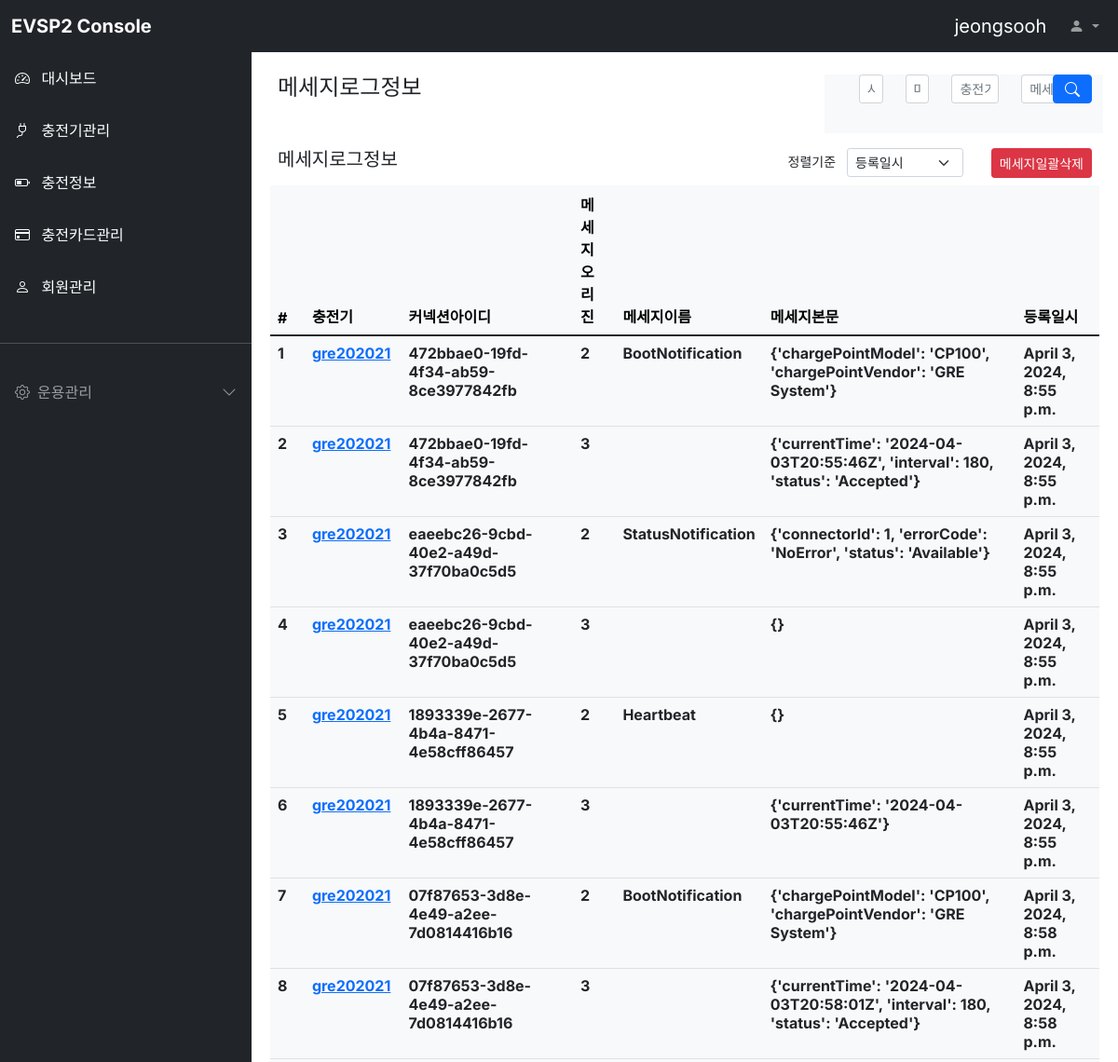
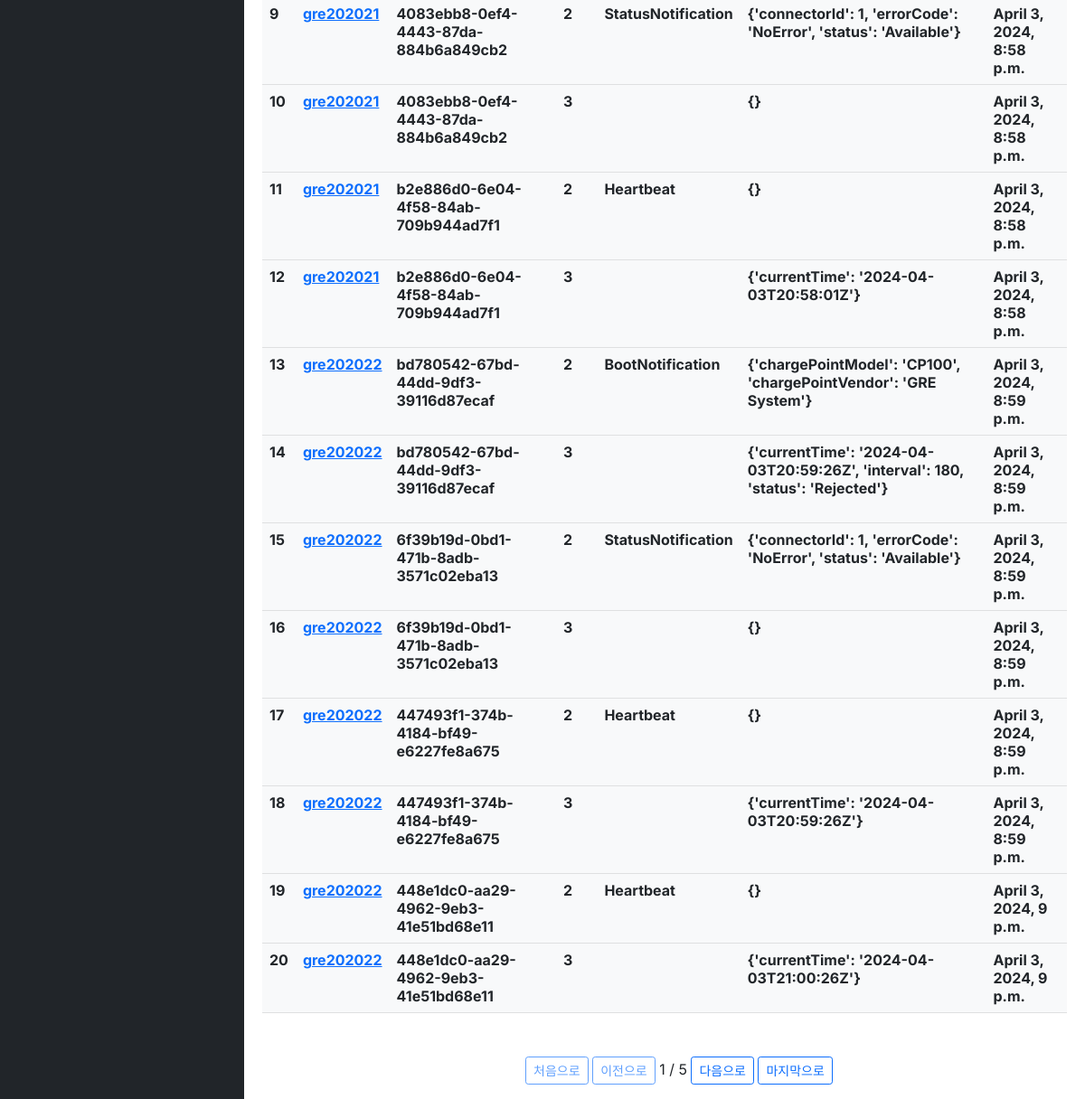
Screenshot of /ocpp/ (signed in) with the database file from the repository (2 pictures, top to bottom).
### ocpp/models.py (models this page shows, shortened)
class Ocpp(models.Model):
  cpnumber = models.CharField(max_length=128, verbose_name='충전기번호')
  msg_direction = models.IntegerField(verbose_name='메세지오리진')
  msg_name = models.CharField(max_length=128, verbose_name='메세지이름')
  msg_content = models.TextField(verbose_name='메세지본문')
  connection_id = models.CharField(max_length=128, verbose_name='커넥션아이디')
  register_dttm = models.DateTimeField(auto_now_add=True, verbose_name='등록일시')
  class Meta:
    db_table = 'evsp2_ocpp'
    verbose_name = '메세지정보'
    verbose_name_plural = '메세지정보'

### ocpp/views.py (the view)
# urls.py: path('', views.OcppList.as_view()),
class OcppList(ListView):
  model = Ocpp
  template_name='ocpp.html'
  context_object_name = 'ocppList'
  paginate_by = 20
  queryset = Ocpp.objects.all()
  def get_queryset(self):
    queryset = Ocpp.objects.all()
    self.filterset = OcppFilter(self.request.GET, queryset=queryset)
    return self.filterset.qs
  def get_context_data(self, **kwargs):
    context = super().get_context_data(**kwargs)
    user_id = self.request.session['user']
    context['loginuser'] = user_id
    context['form'] = self.filterset.form
    return context

### cpinfo/templatetags/infolist_extras.py (called while the page is built)
@register.simple_tag
def my_url(value, field_name, urlencode=None):
  url = '?{}={}'.format(field_name, value)
  if urlencode is not None:
    querystring = urlencode.split('&')
    filtered_querystring = filter(lambda p: p.split('=')[0]!=field_name, querystring)
    encoded_querystring = '&'.join(filtered_querystring)
    url = '{}&{}'.format(url, encoded_querystring)
  return url

### ocpp/templates/ocpp.html (shortened to what this page needs)
{% extends "base.html" %}
{% block head %}
<link rel="stylesheet" href="//code.jquery.com/ui/1.13.2/themes/base/jquery-ui.css">
{% endblock %}
{% block contents %}
<div class="row mt-3 mx-3">
  <div class="col-md-8 fw-bold"><h4>메세지로그정보</h4></div>
  <div class="col-md-4 bg-light">
    <form action="" method="get">
      <div class="row justify-content-end">
        <div class="form-group mb-3 col-md-2" id="datepicker1">
          <input type="{{ form.register_dttm__gte.field.widget.input_type }}" id="{{ form.register_dttm__gte.id_for_label }}"
            name="{{ form.register_dttm__gte.name }}" class="form-control form-control-sm" placeholder="시작일" />
        </div>
        <div class="form-group mb-3 col-md-2" id="datepicker2">
          <input type="{{ form.register_dttm__lte.field.widget.input_type }}" id="{{ form.register_dttm__lte.id_for_label }}"
            name="{{ form.register_dttm__lte.name }}" class="form-control form-control-sm" placeholder="마지막날" />
        </div>
        <div class="form-group mb-3 col-md-3 d-grid justify-content-md-end">
          <input type="{{ form.cpnumber.field.widget.input_type }}" id="{{ form.cpnumber.id_for_label }}"
            name="{{ form.cpnumber.name }}" class="form-control form-control-sm" placeholder="충전기번호" />
        </div>
        <div class="form-group mb-3 col-md-3">
          <input type="{{ form.msg_name.field.widget.input_type }}" id="{{ form.msg_name.id_for_label }}"
            name="{{ form.msg_name.name }}" class="form-control form-control-sm" placeholder="메세지이름" />
        </div>
        <div class="form-group mb-3 col-md-1 d-grid justify-content-md-end">
          <button class="btn btn-primary" type="submit" id="button-addon2">
            <i class="bi bi-search"></i>
          </button>
        </div>
      </div>
    </form>
  </div>
</div>
<div class="row mt-3 mx-3">
  <div class="col-md-7 fw-bold"><h5>메세지로그정보</h5></div>
  <div class="col-md-3">
    <div class="row justify-content-end">
      <label class="col form-select-sm text-end">정렬기준</label>
      <select class="col form-select form-select-sm" aria-label="Default select example">
        <option selected>등록일시</option>
      </select>
    </div>
  </div>
  <div id="deleteAll" class="col-md-2 d-grid justify-content-md-end">
    <button class="btn btn-danger btn-sm" type="submit">
      메세지일괄삭제
    </button>
  </div>
</div>
<div class="row mt-2 mx-2">
  <div class="col-12">
    {% load infolist_extras %}
    <table class="table table-light">
      <thead class="thead-light">
        <tr>
          <th scope="col">#</th>
          <th scope="col">충전기</th>
          <th scope="col">커넥션아이디</th>
          <th scope="col">메세지오리진</th>
          <th scope="col">메세지이름</th>
          <th scope="col">메세지본문</th>
          <th scope="col">등록일시</th>
        </tr>
      </thead>
      <tbody class="text-dark">
        {% for msgloginfo in ocppList %}
        <tr>
          <th scope="row">{{ msgloginfo.id }}</th>
          <th><a href="/charginginfo/{{ charginginfo.id }}">{{ msgloginfo.cpnumber }}</a></th>
          <th>{{ msgloginfo.connection_id }}</th>
          <th>{{ msgloginfo.msg_direction }}</th>
          <th>{{ msgloginfo.msg_name }}</th>
          <th>{{ msgloginfo.msg_content }}</th>
          <th>{{ msgloginfo.register_dttm }}</th>
        </tr>
        {% endfor %}
      </tbody>
    </table>
    <div class="pagination justify-content-center mt-5">
      <ul class="step-links">
        {% if page_obj.has_previous %}
        <a class="btn btn-sm btn-outline-primary" href="{% my_url 1 'page' request.GET.urlencode %}">처음으로</a>
        <a class="btn btn-sm btn-outline-primary" href="{% my_url page_obj.previous_page_number 'page' request.GET.urlencode %}">이전으로</a>
        {% else %}
        <a class="btn btn-sm btn-outline-primary disabled" href="#">처음으로</a>
        <a class="btn btn-sm btn-outline-primary disabled" href="#">이전으로</a>
        {% endif %}
      <span class="current">
        {{ page_obj.number }} / {{ page_obj.paginator.num_pages }}
      </span>
        {% if page_obj.has_next %}
        <a class="btn btn-sm btn-outline-primary" href="{% my_url page_obj.next_page_number 'page' request.GET.urlencode %}">다음으로</a>
        <a class="btn btn-sm btn-outline-primary" href="{% my_url page_obj.paginator.num_pages 'page' request.GET.urlencode %}">마지막으로</a>
        {% else %}
        <a class="btn btn-sm btn-outline-primary disabled" href="#">다음으로</a>
        <a class="btn btn-sm btn-outline-primary disabled" href="#">마지막으로</a>
        {% endif %}
      </ul>
    </div>
  </div>
</div>
{% endblock %}

### static/style.css (style rules this page uses)
body, button { font-family: "Inter", sans-serif; }
:root { --offcanvas-width: 270px; --topNavbarHeight: 56px; }
@media (min-width: 992px) { body { overflow: auto !important; } }

### rows the page displays
Ocpp: id "1", cpnumber "gre202021", connection_id "472bbae0-19fd-4f34-ab59-8ce3977842fb", msg_direction "2", msg_name "BootNotification", msg_content "{'chargePointModel': 'CP100', 'chargePointVendor': 'GRE System'}", register_dttm "April 3, 2024, 8:55 p.m."
Ocpp: id "2", cpnumber "gre202021", connection_id "472bbae0-19fd-4f34-ab59-8ce3977842fb", msg_direction "3", msg_content "{'currentTime': '2024-04-03T20:55:46Z', 'interval': 180, 'status': 'Accepted'}", register_dttm "April 3, 2024, 8:55 p.m."
Ocpp: id "3", cpnumber "gre202021", connection_id "eaeebc26-9cbd-40e2-a49d-37f70ba0c5d5", msg_direction "2", msg_name "StatusNotification", msg_content "{'connectorId': 1, 'errorCode': 'NoError', 'status': 'Available'}", register_dttm "April 3, 2024, 8:55 p.m."
Ocpp: id "4", cpnumber "gre202021", connection_id "eaeebc26-9cbd-40e2-a49d-37f70ba0c5d5", msg_direction "3", msg_content "{}", register_dttm "April 3, 2024, 8:55 p.m."
Ocpp: id "5", cpnumber "gre202021", connection_id "1893339e-2677-4b4a-8471-4e58cff86457", msg_direction "2", msg_name "Heartbeat", msg_content "{}", register_dttm "April 3, 2024, 8:55 p.m."
Ocpp: id "6", cpnumber "gre202021", connection_id "1893339e-2677-4b4a-8471-4e58cff86457", msg_direction "3", msg_content "{'currentTime': '2024-04-03T20:55:46Z'}", register_dttm "April 3, 2024, 8:55 p.m."
Ocpp: id "7", cpnumber "gre202021", connection_id "07f87653-3d8e-4e49-a2ee-7d0814416b16", msg_direction "2", msg_name "BootNotification", msg_content "{'chargePointModel': 'CP100', 'chargePointVendor': 'GRE System'}", register_dttm "April 3, 2024, 8:58 p.m."
Ocpp: id "8", cpnumber "gre202021", connection_id "07f87653-3d8e-4e49-a2ee-7d0814416b16", msg_direction "3", msg_content "{'currentTime': '2024-04-03T20:58:01Z', 'interval': 180, 'status': 'Accepted'}", register_dttm "April 3, 2024, 8:58 p.m."
Ocpp: id "9", cpnumber "gre202021", connection_id "4083ebb8-0ef4-4443-87da-884b6a849cb2", msg_direction "2", msg_name "StatusNotification", msg_content "{'connectorId': 1, 'errorCode': 'NoError', 'status': 'Available'}", register_dttm "April 3, 2024, 8:58 p.m."
Ocpp: id "10", cpnumber "gre202021", connection_id "4083ebb8-0ef4-4443-87da-884b6a849cb2", msg_direction "3", msg_content "{}", register_dttm "April 3, 2024, 8:58 p.m."
Ocpp: id "11", cpnumber "gre202021", connection_id "b2e886d0-6e04-4f58-84ab-709b944ad7f1", msg_direction "2", msg_name "Heartbeat", msg_content "{}", register_dttm "April 3, 2024, 8:58 p.m."
Ocpp: id "12", cpnumber "gre202021", connection_id "b2e886d0-6e04-4f58-84ab-709b944ad7f1", msg_direction "3", msg_content "{'currentTime': '2024-04-03T20:58:01Z'}", register_dttm "April 3, 2024, 8:58 p.m."
Ocpp: id "13", cpnumber "gre202022", connection_id "bd780542-67bd-44dd-9df3-39116d87ecaf", msg_direction "2", msg_name "BootNotification", msg_content "{'chargePointModel': 'CP100', 'chargePointVendor': 'GRE System'}", register_dttm "April 3, 2024, 8:59 p.m."
Ocpp: id "14", cpnumber "gre202022", connection_id "bd780542-67bd-44dd-9df3-39116d87ecaf", msg_direction "3", msg_content "{'currentTime': '2024-04-03T20:59:26Z', 'interval': 180, 'status': 'Rejected'}", register_dttm "April 3, 2024, 8:59 p.m."
Ocpp: id "15", cpnumber "gre202022", connection_id "6f39b19d-0bd1-471b-8adb-3571c02eba13", msg_direction "2", msg_name "StatusNotification", msg_content "{'connectorId': 1, 'errorCode': 'NoError', 'status': 'Available'}", register_dttm "April 3, 2024, 8:59 p.m."
Ocpp: id "16", cpnumber "gre202022", connection_id "6f39b19d-0bd1-471b-8adb-3571c02eba13", msg_direction "3", msg_content "{}", register_dttm "April 3, 2024, 8:59 p.m."
Ocpp: id "17", cpnumber "gre202022", connection_id "447493f1-374b-4184-bf49-e6227fe8a675", msg_direction "2", msg_name "Heartbeat", msg_content "{}", register_dttm "April 3, 2024, 8:59 p.m."
Ocpp: id "18", cpnumber "gre202022", connection_id "447493f1-374b-4184-bf49-e6227fe8a675", msg_direction "3", msg_content "{'currentTime': '2024-04-03T20:59:26Z'}", register_dttm "April 3, 2024, 8:59 p.m."
Ocpp: id "19", cpnumber "gre202022", connection_id "448e1dc0-aa29-4962-9eb3-41e51bd68e11", msg_direction "2", msg_name "Heartbeat", msg_content "{}", register_dttm "April 3, 2024, 9 p.m."
Ocpp: id "20", cpnumber "gre202022", connection_id "448e1dc0-aa29-4962-9eb3-41e51bd68e11", msg_direction "3", msg_content "{'currentTime': '2024-04-03T21:00:26Z'}", register_dttm "April 3, 2024, 9 p.m."

### other values shown
{{ loginuser }} "jeongsooh"
{{ page_obj.number }} "1"
{{ page_obj.paginator.num_pages }} "5"
